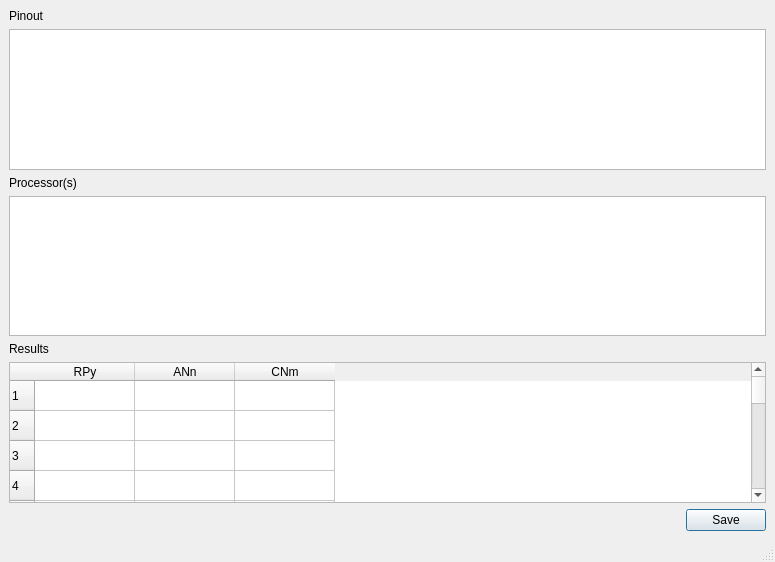
<?xml version="1.0" encoding="UTF-8"?>
<ui version="4.0">
 <class>MainWindow</class>
 <widget class="QMainWindow" name="MainWindow">
  <property name="geometry">
   <rect>
    <x>0</x>
    <y>0</y>
    <width>775</width>
    <height>562</height>
   </rect>
  </property>
  <property name="windowTitle">
   <string>MainWindow</string>
  </property>
  <widget class="QWidget" name="centralwidget">
   <layout class="QVBoxLayout" name="verticalLayout">
    <item>
     <widget class="QLabel" name="pinout_label">
      <property name="text">
       <string>Pinout</string>
      </property>
     </widget>
    </item>
    <item>
     <widget class="QPlainTextEdit" name="pinout_text_edit">
      <property name="sizePolicy">
       <sizepolicy hsizetype="Expanding" vsizetype="Expanding">
        <horstretch>0</horstretch>
        <verstretch>0</verstretch>
       </sizepolicy>
      </property>
     </widget>
    </item>
    <item>
     <widget class="QLabel" name="processors_label">
      <property name="text">
       <string>Processor(s)</string>
      </property>
     </widget>
    </item>
    <item>
     <widget class="QPlainTextEdit" name="processors_text_edit"/>
    </item>
    <item>
     <widget class="QLabel" name="results_label">
      <property name="text">
       <string>Results</string>
      </property>
      <property name="wordWrap">
       <bool>true</bool>
      </property>
     </widget>
    </item>
    <item>
     <widget class="QTableWidget" name="results_table_widget">
      <property name="enabled">
       <bool>true</bool>
      </property>
      <property name="rowCount">
       <number>128</number>
      </property>
      <property name="columnCount">
       <number>3</number>
      </property>
      <row/>
      <row/>
      <row/>
      <row/>
      <row/>
      <row/>
      <row/>
      <row/>
      <row/>
      <row/>
      <row/>
      <row/>
      <row/>
      <row/>
      <row/>
      <row/>
      <row/>
      <row/>
      <row/>
      <row/>
      <row/>
      <row/>
      <row/>
      <row/>
      <row/>
      <row/>
      <row/>
      <row/>
      <row/>
      <row/>
      <row/>
      <row/>
      <row/>
      <row/>
      <row/>
      <row/>
      <row/>
      <row/>
      <row/>
      <row/>
      <row/>
      <row/>
      <row/>
      <row/>
      <row/>
      <row/>
      <row/>
      <row/>
      <row/>
      <row/>
      <row/>
      <row/>
      <row/>
      <row/>
      <row/>
      <row/>
      <row/>
      <row/>
      <row/>
      <row/>
      <row/>
      <row/>
      <row/>
      <row/>
      <row/>
      <row/>
      <row/>
      <row/>
      <row/>
      <row/>
      <row/>
      <row/>
      <row/>
      <row/>
      <row/>
      <row/>
      <row/>
      <row/>
      <row/>
      <row/>
      <row/>
      <row/>
      <row/>
      <row/>
      <row/>
      <row/>
      <row/>
      <row/>
      <row/>
      <row/>
      <row/>
      <row/>
      <row/>
      <row/>
      <row/>
      <row/>
      <row/>
      <row/>
      <row/>
      <row/>
      <row/>
      <row/>
      <row/>
      <row/>
      <row/>
      <row/>
      <row/>
      <row/>
      <row/>
      <row/>
      <row/>
      <row/>
      <row/>
      <row/>
      <row/>
      <row/>
      <row/>
      <row/>
      <row/>
      <row/>
      <row/>
      <row/>
      <row/>
      <row/>
      <row/>
      <row/>
      <row/>
      <row/>
      <column>
       <property name="text">
        <string>RPy</string>
       </property>
      </column>
      <column>
       <property name="text">
        <string>ANn</string>
       </property>
      </column>
      <column>
       <property name="text">
        <string>CNm</string>
       </property>
      </column>
     </widget>
    </item>
    <item>
     <widget class="QDialogButtonBox" name="buttonBox">
      <property name="orientation">
       <enum>Qt::Horizontal</enum>
      </property>
      <property name="standardButtons">
       <set>QDialogButtonBox::Save</set>
      </property>
     </widget>
    </item>
   </layout>
  </widget>
  <widget class="QMenuBar" name="menubar">
   <property name="geometry">
    <rect>
     <x>0</x>
     <y>0</y>
     <width>775</width>
     <height>21</height>
    </rect>
   </property>
  </widget>
  <widget class="QStatusBar" name="statusbar">
   <property name="palette">
    <palette>
     <active>
      <colorrole role="WindowText">
       <brush brushstyle="SolidPattern">
        <color alpha="255">
         <red>255</red>
         <green>0</green>
         <blue>0</blue>
        </color>
       </brush>
      </colorrole>
     </active>
     <inactive>
      <colorrole role="WindowText">
       <brush brushstyle="SolidPattern">
        <color alpha="255">
         <red>255</red>
         <green>0</green>
         <blue>0</blue>
        </color>
       </brush>
      </colorrole>
     </inactive>
     <disabled>
      <colorrole role="WindowText">
       <brush brushstyle="SolidPattern">
        <color alpha="255">
         <red>120</red>
         <green>120</green>
         <blue>120</blue>
        </color>
       </brush>
      </colorrole>
     </disabled>
    </palette>
   </property>
   <property name="font">
    <font>
     <weight>75</weight>
     <bold>true</bold>
    </font>
   </property>
  </widget>
 </widget>
 <resources/>
 <connections/>
</ui>
